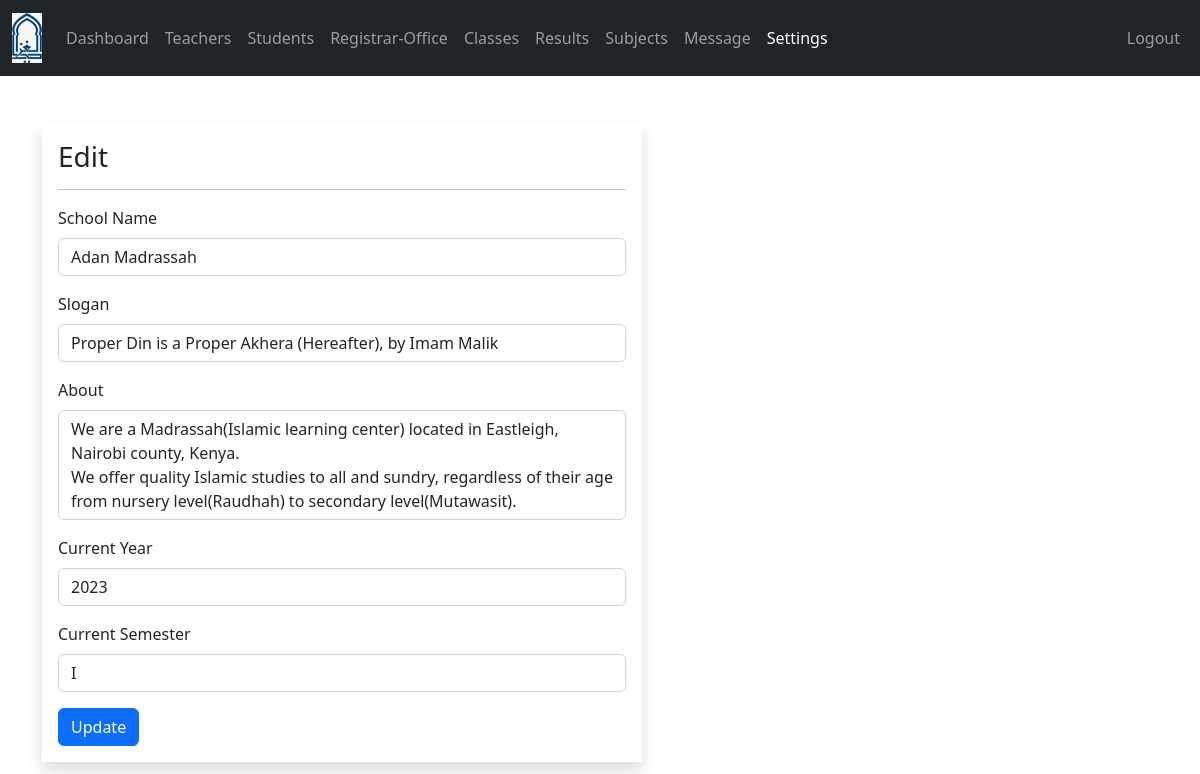
/admin/settings.php (signed in), run on the app's committed database.
### tables this page shows
CREATE TABLE `setting` (
  `id` int(11) NOT NULL,
  `current_year` int(11) NOT NULL,
  `current_semester` varchar(11) NOT NULL,
  `school_name` varchar(100) NOT NULL,
  `slogan` varchar(300) NOT NULL,
  `about` text NOT NULL
);

### admin/data/setting.php (called while the page is built)
<?php
function getSetting($conn){
   $sql = "SELECT * FROM setting";
   $stmt = $conn->prepare($sql);
   $stmt->execute();
   if ($stmt->rowCount() == 1) {
     $settings = $stmt->fetch();
     return $settings;
   }else {
    return 0;
   }
}

### admin/settings.php (the view, shortened to what this page needs)
<?php
if (isset($_SESSION['admin_id']) &&
    isset($_SESSION['role'])) {
    if ($_SESSION['role'] == 'Admin') {
       include "../DB_connection.php";
       include "data/setting.php";
       $setting = getSetting($conn);
 ?>
<!DOCTYPE html>
<html lang="en">
<head>
	<link rel="stylesheet" href="https://cdn.jsdelivr.net/npm/bootstrap@5.2.0/dist/css/bootstrap.min.css">
	<link rel="stylesheet" href="../css/style.css">
  <link rel="stylesheet" href="https://cdnjs.cloudflare.com/ajax/libs/font-awesome/4.7.0/css/font-awesome.min.css">
</head>
<body>
    <?php
        include "inc/navbar.php";
     ?>
   <div class="container mt-5">
        <form method="post"
              class="shadow p-3 mt-5 form-w"
              action="req/setting-edit.php">
        <h3>Edit</h3><hr>
        <div class="mb-3">
          <label class="form-label">School Name</label>
          <input type="text"
                 class="form-control"
                 value="<?=$setting['school_name']?>"
                 name="school_name">
        </div>
        <div class="mb-3">
          <label class="form-label">Slogan</label>
          <input type="text"
                 class="form-control"
                 value="<?=$setting['slogan']?>"
                 name="slogan">
        </div>
        <div class="mb-3">
                <label class="form-label">About</label>
                <textarea class="form-control" name="about"
                          rows="4"><?=$setting['about']?></textarea>
        </div>
        <div class="mb-3">
          <label class="form-label">Current Year</label>
          <input type="text"
                 class="form-control"
                 value="<?=$setting['current_year']?>"
                 name="current_year">
        </div>
        <div class="mb-3">
          <label class="form-label">Current Semester</label>
          <input type="text"
                 class="form-control"
                 value="<?=$setting['current_semester']?>"
                 name="current_semester">
        </div>
      <button type="submit"
              class="btn btn-primary">
              Update</button>
     </form>
 </div>
</body>
</html>
<?php
  }else {
    header("Location: ../login.php");
    exit;
  }
}else {
	header("Location: ../login.php");
	exit;
}
?>

### css/style.css (style rules this page uses)
textarea { resize: none; }
.form-w { max-width: 600px; width: 100%; }

### data on the page
setting: school_name "Adan Madrassah", slogan "Proper Din is a Proper Akhera (Hereafter), by Imam Malik", about "We are a Madrassah(Islamic learning center) located in Eastleigh, Nairobi county, Kenya. We offer quality Islamic studies to all and sundry, regardless of their age from nursery level(Raudhah) to secondary level(Mutawasit).", current_year "2023", current_semester "I"
